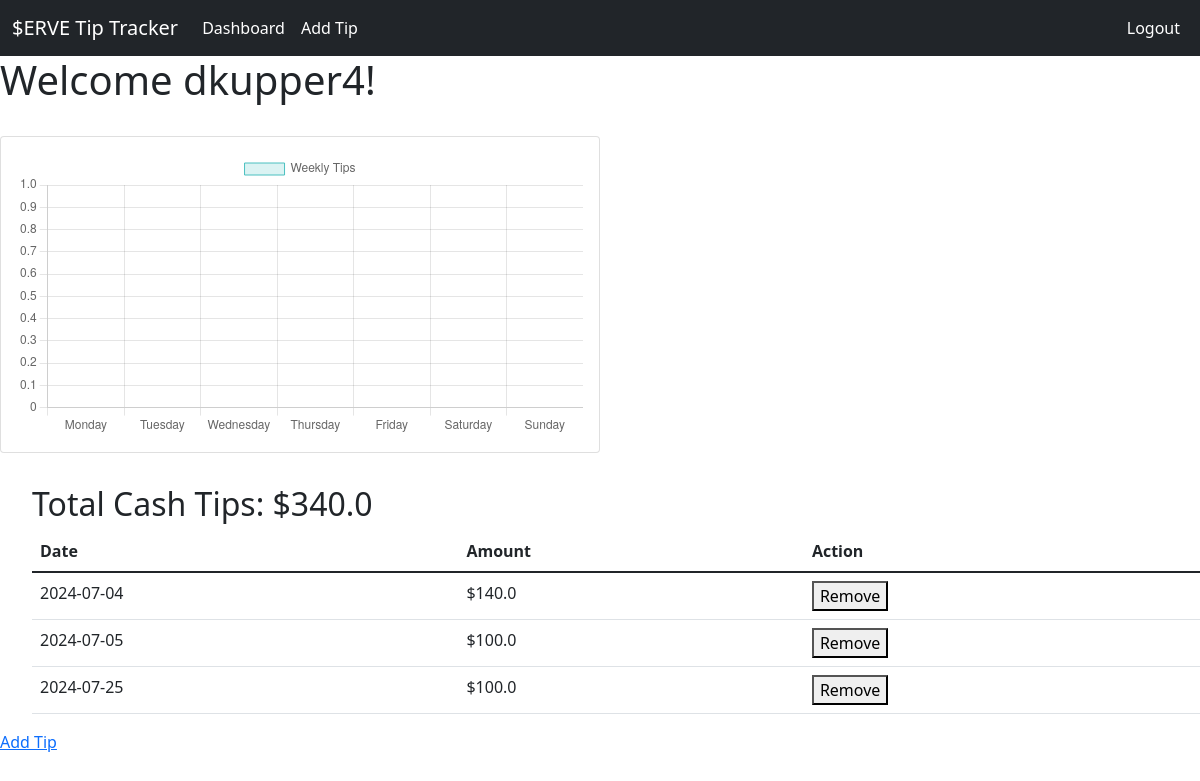
The page / (signed in) on the database as committed earlier.
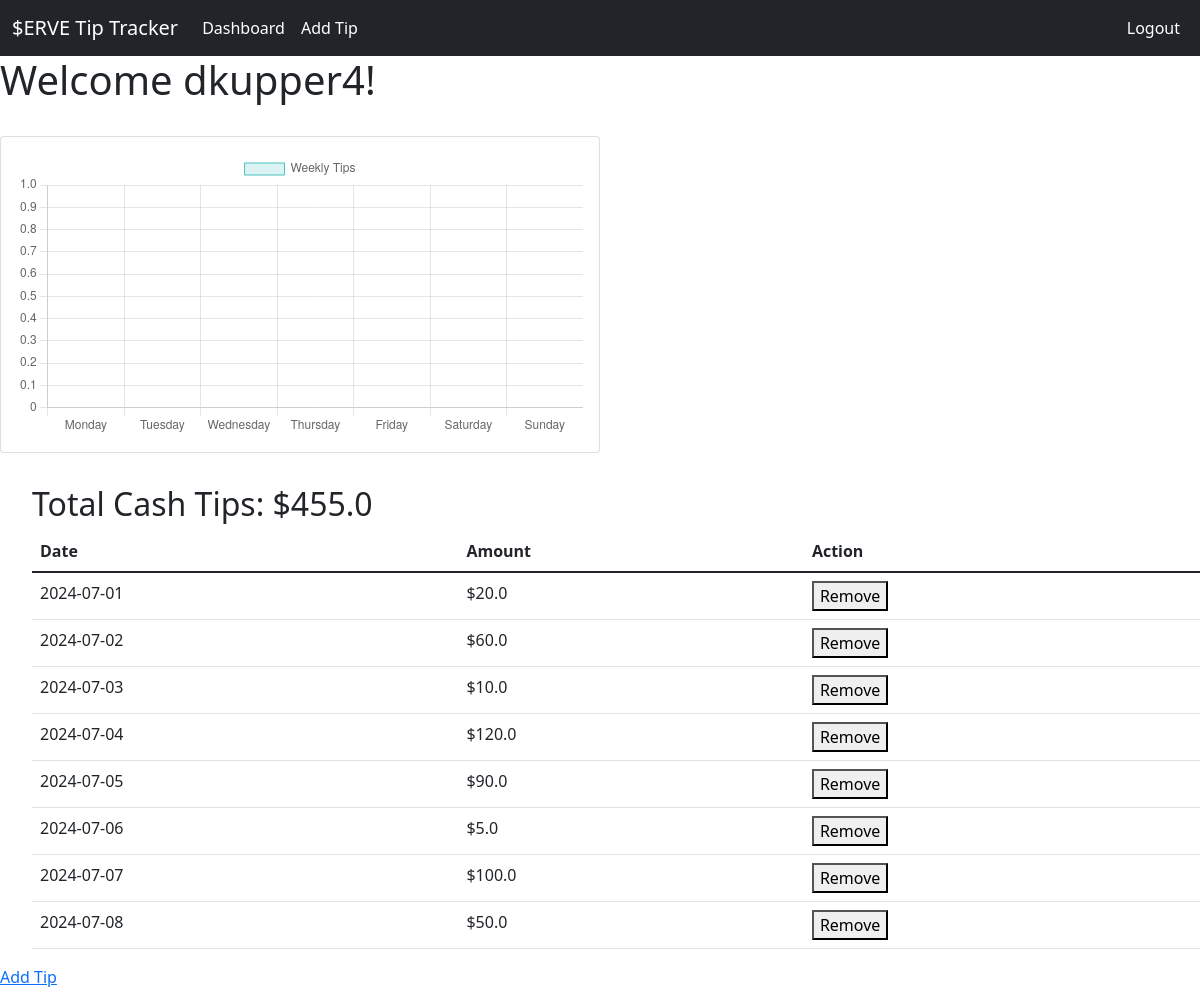
The same page on the database as committed later.
### app.py (models this page shows)
class User(db.Model, UserMixin):
    id = db.Column(db.Integer, primary_key=True)
    username = db.Column(db.String(100), unique = True, nullable = False)
    password = db.Column(db.String(100), nullable = False)

class Tip(db.Model):
    id = db.Column(db.Integer, primary_key=True)
    date = db.Column(db.Date, nullable = False)
    amount = db.Column(db.Float, nullable=False)
    user_id = db.Column(db.Integer, db.ForeignKey('user.id'), nullable=False)

### app.py (the view)
@app.route('/')
@login_required
def index():
    tips = Tip.query.filter_by(user_id=current_user.id).all()
    total_tips = sum(tip.amount for tip in tips)
    today = datetime.now().date()
    start_of_week = today - timedelta(days=today.weekday())
    tips_by_day = {i: 0 for i in range(7)}
    for tip in tips:
        if start_of_week <= tip.date <= start_of_week + timedelta(days=6):
            weekday = tip.date.weekday()
            tips_by_day[weekday] += tip.amount
    tips_by_day_lst = [tips_by_day[i] for i in range(7)]
    print("tips_by_day_lst:", tips_by_day_lst)  # Debug statement
    return render_template('index.html', tips=tips, total_tips = total_tips, tips_by_day_json=json.dumps(tips_by_day_lst))

### app.py (called while the page is built)
@login_manager.user_loader
def load_user(user_id):
    return User.query.get(int(user_id))

### templates/index.html (shortened to what this page needs)
{% extends "base.html" %}
{% block content %}
<h1>Welcome {{current_user.username}}!</h1>
<br>
<div class="col-xs-10 col-sm-6 col-md-6">
    <div class="card card-style mb-2">
        <div class="card-body">
            <div class="chart-container" style="position: relative;">
                <canvas id="Weekly_tips"></canvas>
            </div>
        </div>
    </div>
</div>
{% block javascript%}
<script>
      let tipsWeek = JSON.parse({{ tips_by_day_json | tojson }})
      const ctx = document.getElementById('Weekly_tips');
          new Chart(ctx, {
            type: 'bar',
            data: {
              labels: ['Monday', 'Tuesday', 'Wednesday', 'Thursday', 'Friday', 'Saturday','Sunday'],
              datasets: [{
                label: 'Weekly Tips',
                data: tipsWeek,
                borderWidth: 1,
                backgroundColor: 'rgba(75, 192, 192, 0.2)',
                borderColor: 'rgba(75, 192, 192, 1)',
              }]
            },
            options: {
              scales: {
                y: {
                  beginAtZero: true
                }
              }
            }
          });
</script>
{% endblock %}
<ul>
  <br>
  <h2>Total Cash Tips: ${{total_tips}}</h2>
  <table class="table">
    <thead>
      <tr>
        <th scope="col">Date</th>
        <th scope="col">Amount</th>
        <th scope="col">Action</th>
      </tr>
    </thead>
    <tbody>
      {% for tip in tips %}
      <tr>
        <td>{{ tip.date }}</td>
        <td>${{ tip.amount }}</td>
        <td>
        <form action="{{ url_for('remove_tip') }}" method="POST">
          <button type="submit">Remove</button>
        </form>
        </td>
      </tr>
      {% endfor %}
    </tbody>
  </table>
</ul>
<a href="{{ url_for('add_tip') }}">Add Tip</a>
{% endblock %}

### templates/base.html (shortened to what this page needs)
<!doctype html>
<html lang="en">
  <head>
    <link href="https://cdn.jsdelivr.net/npm/bootstrap@5.1.3/dist/css/bootstrap.min.css" rel="stylesheet">
  </head>
  <body>
    <nav class="navbar navbar-expand-lg bg-dark">
      <div class="container-fluid">
        <a class="navbar-brand text-white" href="#">$ERVE Tip Tracker</a>
        <div class="collapse navbar-collapse" id="navbarSupportedContent">
          {% if current_user.is_authenticated %}
          <ul class="navbar-nav me-auto mb-2 mb-lg-0">
            <li class="nav-item">
              <a class="nav-link active text-white" aria-current="page" href="{{ url_for('dashboard') }}">Dashboard</a>
            </li>
            <li class="nav-item">
              <a class="nav-link text-white" href="#" data-bs-toggle="modal" data-bs-target="#addTipModal">Add Tip</a>
            </li>
          </ul>
          <ul class="navbar-nav ml-auto mb-2 mb-lg-0">
            <li class="nav-item">
              <a class="nav-link text-white" href="{{url_for('logout')}}">Logout</a>
            </li>
          </ul>
            {% endif %}
        </div>
      </div>
    </nav>
    {% block content %}{% endblock %}
  </body>
</html>

Rows that differ between the two databases and show on the page:
added Tip: date "2024-07-01", amount "20.0"
changed Tip (number 2 of 8 on the later page): date "2024-07-04" → "2024-07-02"; amount "140.0" → "60.0"
changed Tip (number 3 of 8 on the later page): date "2024-07-05" → "2024-07-03"; amount "100.0" → "10.0"
changed Tip (number 4 of 8 on the later page): date "2024-07-25" → "2024-07-04"; amount "100.0" → "120.0"
added Tip: date "2024-07-05", amount "90.0"
added Tip: date "2024-07-06", amount "5.0"
added Tip: date "2024-07-07", amount "100.0"
added Tip: date "2024-07-08", amount "50.0"
Other text that changed with them:
{{ total_tips }}: "340.0" → "455.0"
